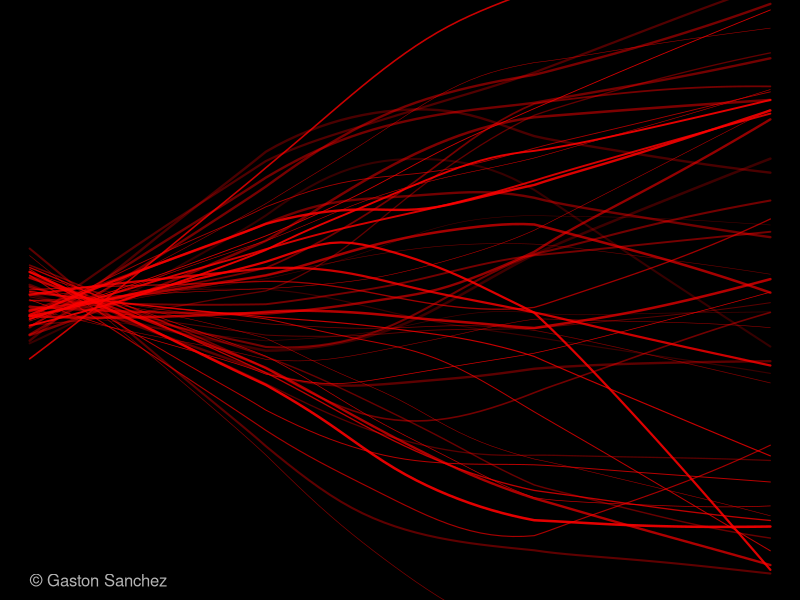

This chart was generated by the following R code:
##################################################################################
# Title:      Red Yarns
# Copyright:  Copyright (c) 2012, under the Simplified BSD License
# Author:     Gaston Sanchez
# url:        www.gastonsanchez.com/projects/rtist
##################################################################################

# Don't use my working directory!
setwd("/Users/gaston/Documents/Rtist_Plots/Images")

# ========================================================================
# Red Yarns
# ========================================================================
# population size
size = 250
# number of yarns
n = 50
# generations
gens = 70
# colors
reds = hsv(h=0, s=1, v=1, alpha=runif(n, 0.2, 0.9))

png("red_yarns.png", width=700, height=400)
# set graphical parameters
op = par(bty="n", mar=c(0,0,0,0), bg='black')
# plot
plot(1:gens, rep(0, gens), type='l', ylim=c(0.15,0.85), axes=FALSE)
for (j in 1:n)
{
  # probability
  p = 0.5
  freq = c(rep(p,10), rep(NA, gens-10))
  for (i in 11:gens)
  {
    # binomial number
    aux = rbinom(1, size, p)
    p = aux / size
    freq[i] = p
  }
  lwds = sample(seq(0.5, 2.5, by=0.15), 1)
  # use loess
  temp = lowess(freq ~ 1:gens)
  lines(temp$x, temp$y, col=reds[j], lwd=lwds)
}
# signature
legend("bottomleft", legend="© Gaston Sanchez", bty="n", text.col="gray70")
# reset par
par(op)
dev.off()